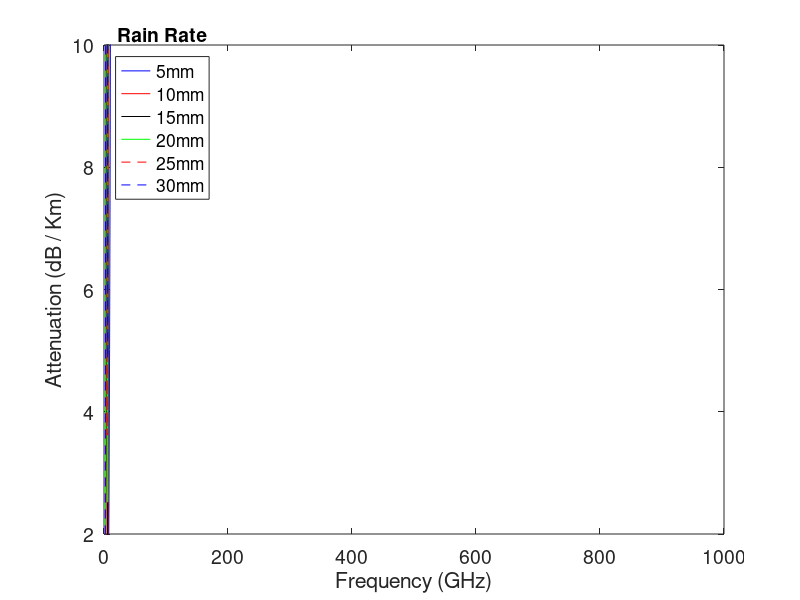
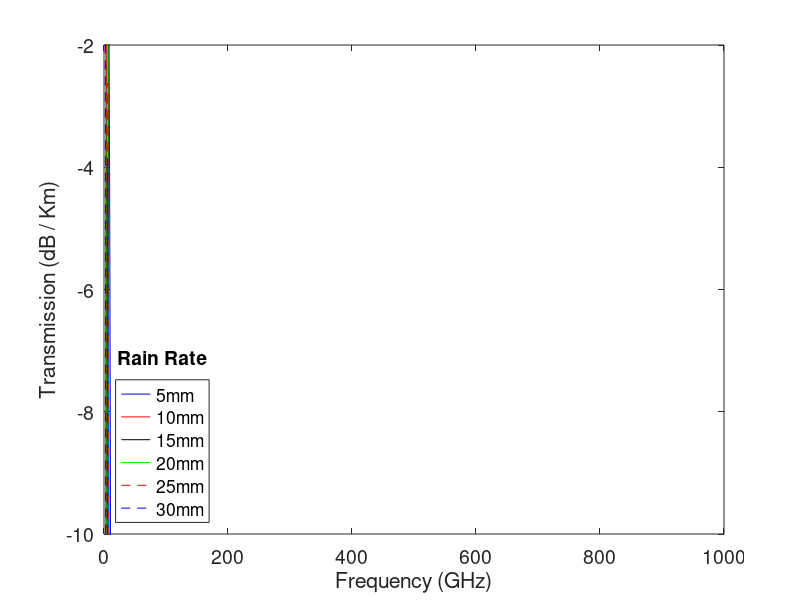

Source code (MATLAB) for these figures, in order:
clear all
% radar frequency (GHz);
freq = linspace(1, 1000, 1000);
nf = length(freq); % nl = the number of elements in lambda, the radar wavelengths
% fill with zeros
att = zeros(nf, 6); 
trans = zeros(nf, 6);
% declare all values from tables needed to make calculations
mk1 = -0.18961;
ck1 = 0.71147;
mk2 = -0.16398;
ck2 = 0.63297;
ma1 = 0.67849;
ca1 = -1.95537;
ma2 = -0.053739;
ca2 = 0.83433;
a1 = [-5.33980 -0.35351 -0.23789 -0.94158];
b1 = [-0.10008 1.26970 0.86036 0.64552];
c1 = [1.13098 0.454 0.15354 0.16817];
a2 = [-3.80595 -3.44965 -0.39902 0.50167];
b2 = [0.56934 -0.22911 0.73042 1.07319];
c2 = [0.81061 0.51059 0.11899 0.27195];
a3 = [-0.14318 0.29591 0.32177 -5.3761 16.1721];
b3 = [1.82442 0.77564 0.63773 -0.96230 -3.29980];
c3 = [-0.55187 0.19822 0.13164 1.47828 3.4399];
a4 = [-0.07771 0.56727 -0.20238 -48.2991 48.5833];
b4 = [2.3384 0.95545 1.1452 0.791669 0.791459];
c4 = [-0.76284 0.54039 0.26809 0.116226 0.116479];
R = [5, 10, 15, 20, 25, 30]; % Rain rates in mm/h
theta = 0; % can be 0 or 90
tilt = 90; % can be 0 or 90
for i = 1 : 6 % for each rain rate
    for f = 1 : nf % for each frequency 
        r = R(i); 
        khsum = 0;
        kvsum = 0;
            for j = 1 : 4
                kh = a1(j)*exp(-1*((log10(freq(f))-b1(j))/c1(j))^2)+mk1*log10(freq(f))+ck1;
                kv = a2(j)*exp(-1*((log10(freq(f))-b2(j))/c2(j))^2)+mk2*log10(freq(f))+ck2;
                khsum = khsum + kh;
                kvsum = kvsum + kv;
            end
        khsum = 10^khsum;
        kvsum = 10^kvsum;
        ahsum = 0;
        avsum = 0;
            for j = 1 : 5
                ah = a3(j)*exp(-1*((log10(freq(f))-b3(j))/c3(j))^2)+ma1*log10(freq(f))+ca1;
                av = a4(j)*exp(-1*((log10(freq(f))-b4(j))/c4(j))^2)+ma2*log10(freq(f))+ca2;
                ahsum = ahsum + ah;
                avsum = avsum + av;
            end
        k = (khsum + kvsum + (khsum - kvsum) * (cos(theta)^2)* cos(2*tilt))/2;
        a = ((khsum*ahsum) + (kvsum*avsum) + ((khsum*ahsum) - (kvsum*avsum))*(cos(theta)^2)*cos(2*tilt))/(2*k);
        att(f, i) = k*r^a; % calculates attenuation
        trans(f, i) = 1 - att(f, i); % calculates transmission
    end
end    
% Print Attenuation Graph
fntsz = 14;
figure(1)
clf
plot (freq, att(:, 1), 'b', 'DisplayName', '5mm')
hold on
plot (freq, att(:, 2), 'r', 'DisplayName', '10mm')
plot (freq, att(:, 3), 'k', 'DisplayName', '15mm')
plot (freq, att(:, 4), 'g', 'DisplayName', '20mm')
plot (freq, att(:, 5), 'r--', 'DisplayName', '25mm')
plot (freq, att(:, 6), 'b--', 'DisplayName', '30mm')
ylim ([2 10])
lgd = legend('location', 'northwest', 'orientation', 'vertical')
title(lgd, 'Rain Rate')
set(gca, 'fontsize', fntsz)
xlabel('Frequency (GHz)')
ylabel('Attenuation (dB / Km)')
hold off
% Print Transmission Graph
figure(2)
clf

plot (freq, trans(:, 1), 'b', 'DisplayName', '5mm')
hold on
plot (freq, trans(:, 2), 'r', 'DisplayName', '10mm')
plot (freq, trans(:, 3), 'k', 'DisplayName', '15mm')
plot (freq, trans(:, 4), 'g', 'DisplayName', '20mm')
plot (freq, trans(:, 5), 'r--', 'DisplayName', '25mm')
plot (freq, trans(:, 6), 'b--', 'DisplayName', '30mm')
ylim ([-10 -2])
lgd = legend('location', 'southwest', 'orientation', 'vertical')
title(lgd, 'Rain Rate')
set(gca, 'fontsize', fntsz)
xlabel('Frequency (GHz)')
ylabel ('Transmission (dB / Km)')
hold off